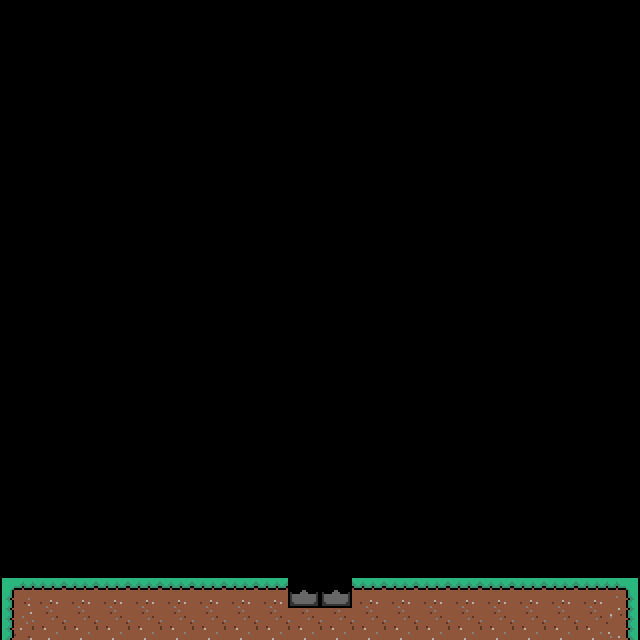

A level layout from a 2D game, rendered from its tile map. Below: a short description, then the map file with its tile-grid data intact:
An orthogonal 20x20 tile map with 32x32 px tiles, 1 tile layer (ground) and 5 objects (2x object, player, fren, spike).

<map version="1.10" tiledversion="1.12.2" orientation="orthogonal" renderorder="right-down" width="20" height="20" tilewidth="32" tileheight="32" infinite="0" nextlayerid="3" nextobjectid="9">
 <tileset firstgid="1" source="../tilesets/0.tsx" />
 <layer id="1" name="ground" width="20" height="20">
  <data encoding="csv">
0,0,0,0,0,0,0,0,0,0,0,0,0,0,0,0,0,0,0,0,
0,0,0,0,0,0,0,0,0,0,0,0,0,0,0,0,0,0,0,0,
0,0,0,0,0,0,0,0,0,0,0,0,0,0,0,0,0,0,0,0,
0,0,0,0,0,0,0,0,0,0,0,0,0,0,0,0,0,0,0,0,
0,0,0,0,0,0,0,0,0,0,0,0,0,0,0,0,0,0,0,0,
0,0,0,0,0,0,0,0,0,0,0,0,0,0,0,0,0,0,0,0,
0,0,0,0,0,0,0,0,0,0,0,0,0,0,0,0,0,0,0,0,
0,0,0,0,0,0,0,0,0,0,0,0,0,0,0,0,0,0,0,0,
0,0,0,0,0,0,0,0,0,0,0,0,0,0,0,0,0,0,0,0,
0,0,0,0,0,0,0,0,0,0,0,0,0,0,0,0,0,0,0,0,
0,0,0,0,0,0,0,0,0,0,0,0,0,0,0,0,0,0,0,0,
0,0,0,0,0,0,0,0,0,0,0,0,0,0,0,0,0,0,0,0,
0,0,0,0,0,0,0,0,0,0,0,0,0,0,0,0,0,0,0,0,
0,0,0,0,0,0,0,0,0,0,0,0,0,0,0,0,0,0,0,0,
0,0,0,0,0,0,0,0,0,0,0,0,0,0,0,0,0,0,0,0,
0,0,0,0,0,0,0,0,0,0,0,0,0,0,0,0,0,0,0,0,
0,0,0,0,0,0,0,0,0,0,0,0,0,0,0,0,0,0,0,0,
0,0,0,0,0,0,0,0,0,0,0,0,0,0,0,0,0,0,0,0,
1,2,2,2,2,2,2,2,2,49,49,2,2,2,2,2,2,2,2,3,
17,18,18,18,18,18,18,18,18,18,18,18,18,18,18,18,18,18,18,19
</data>
 </layer>
 <objectgroup id="2" name="objects">
  <object id="3" name="player" x="32" y="576">
   <point />
  </object>
  <object id="4" name="fren" x="608" y="576">
   <point />
  </object>
  <object id="6" name="object" x="0" y="576" width="288" height="32" />
  <object id="7" name="object" x="352" y="576" width="288" height="32" />
  <object id="8" name="spike" x="288" y="576" width="64" height="32" />
 </objectgroup>
</map>
